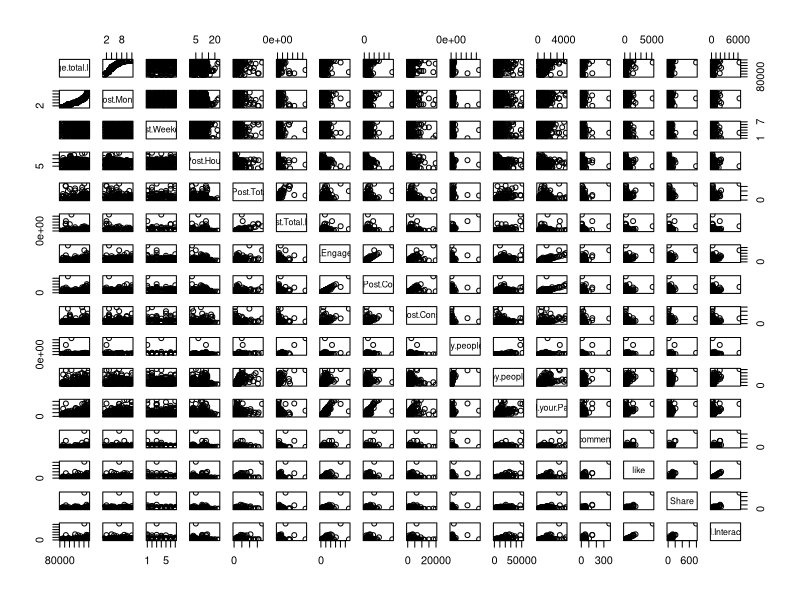
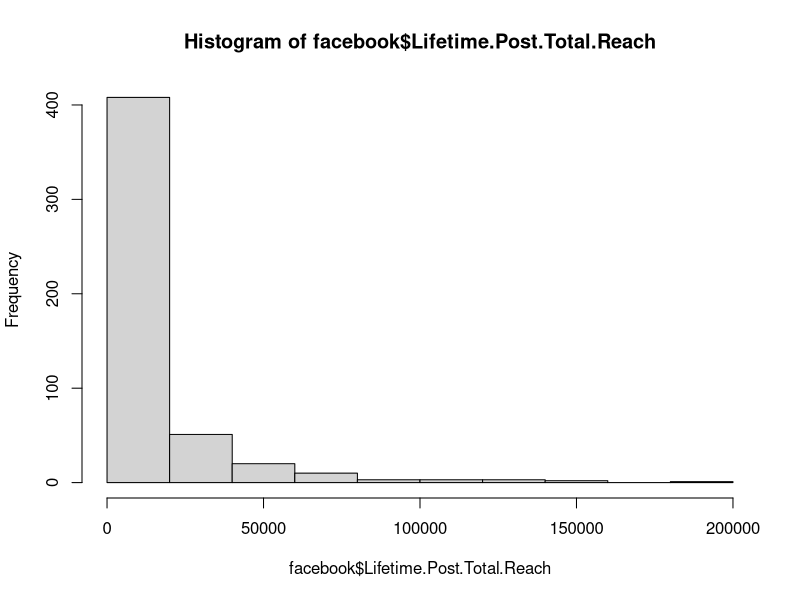
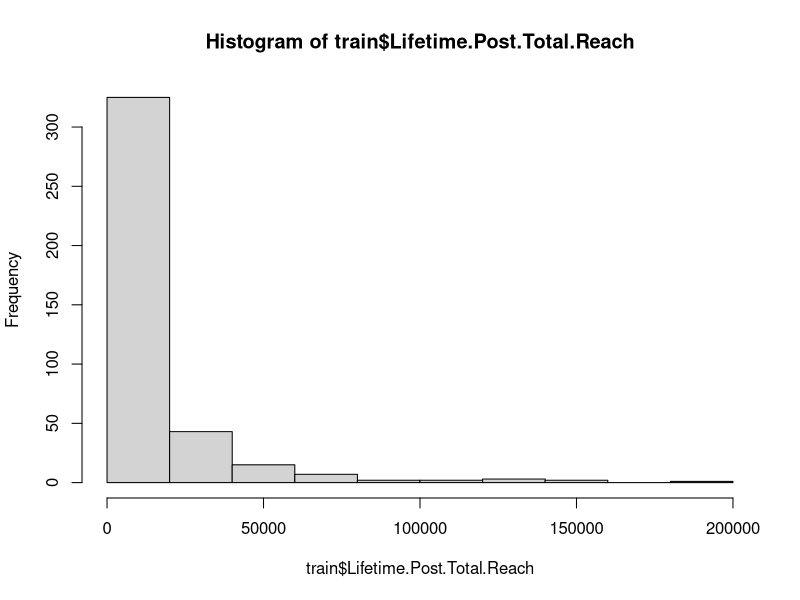
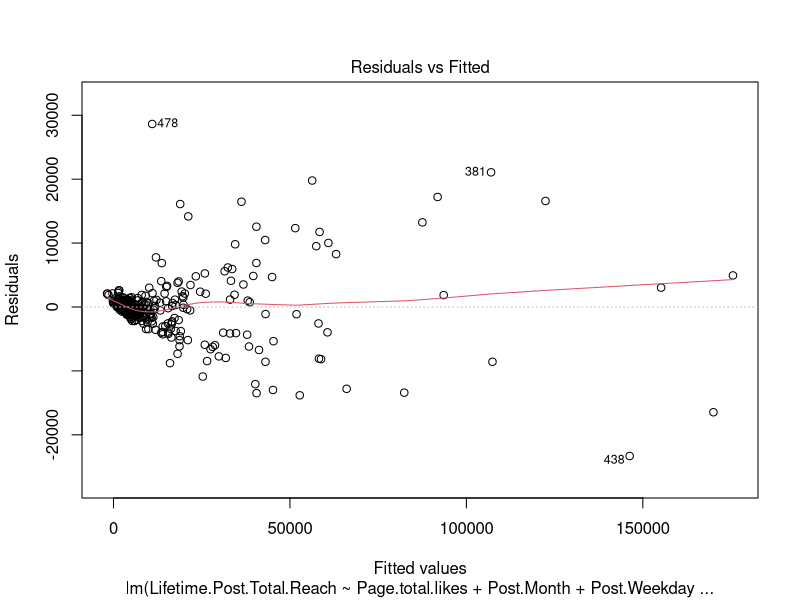
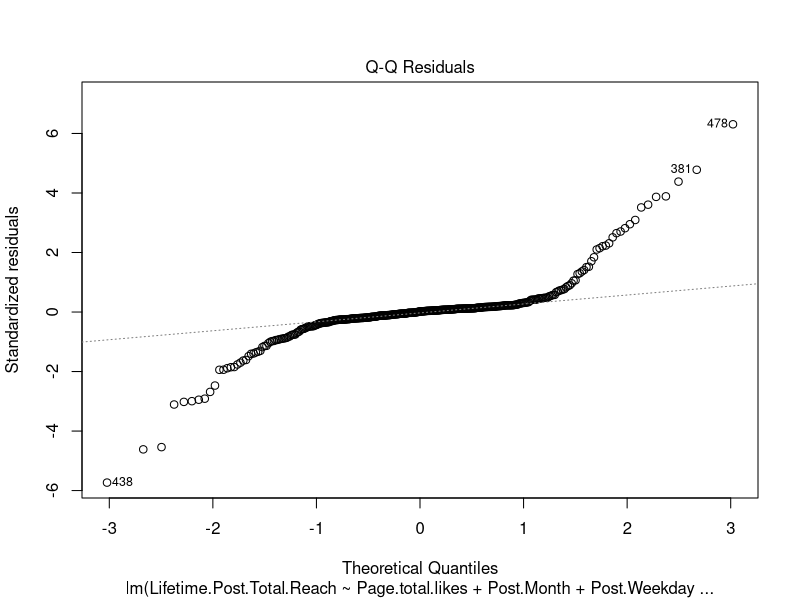
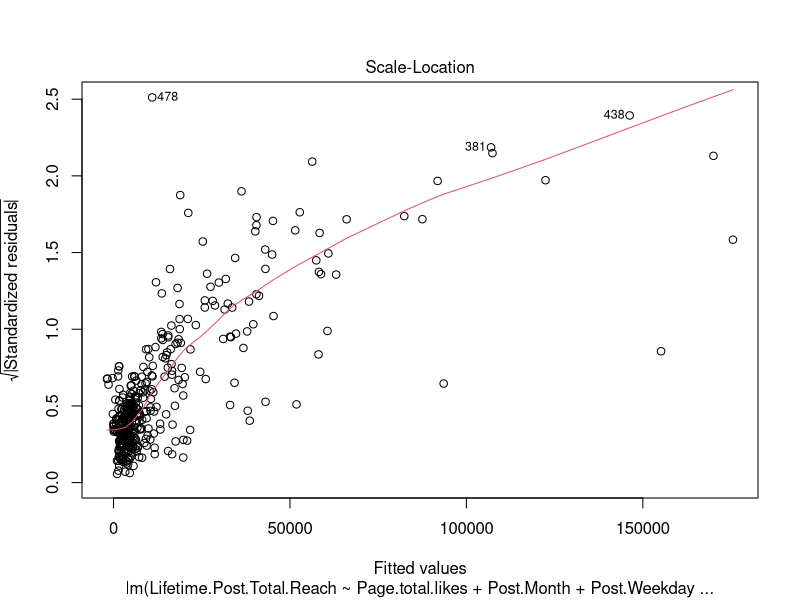
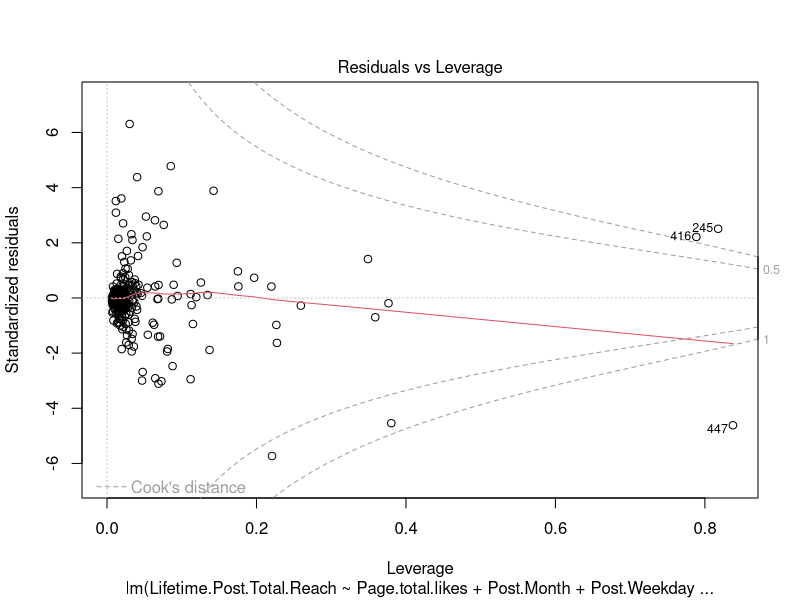
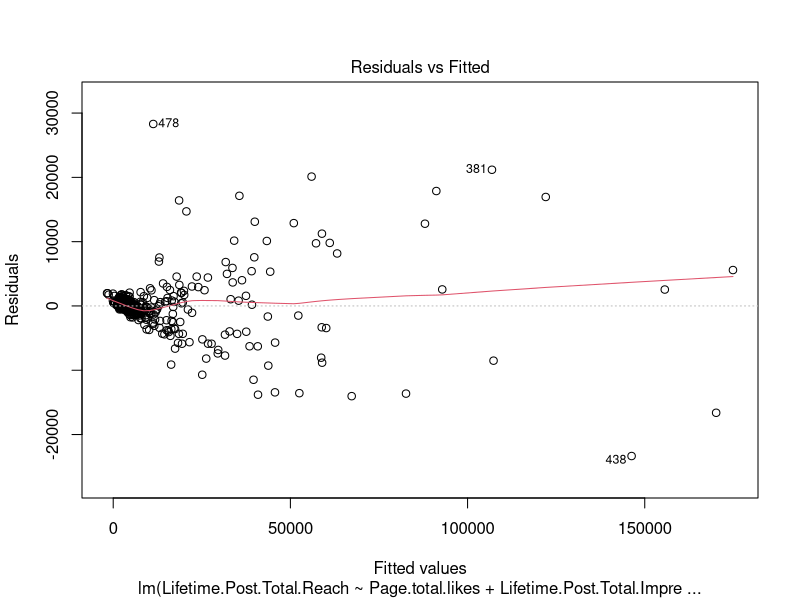

Generate these figures, in order, with R:
# R continuous Assessment by A00288617 
# Linear Regression (predicting the Lifetime.Post.Total.Reach)

# Data Processing

# install.packages("caTools")
library(caTools)
# install.packages("ggplot2")
library(ggplot2)

# Reading data from csv file
facebook = read.csv("data/dataset_Facebook.csv")
facebook

# get the summary of the data set
summary(facebook)


# Correlation of Variables in facebook
cor(facebook$Lifetime.Post.Total.Reach,facebook$Paid) # N/A
cor(facebook$Lifetime.Post.Total.Reach, facebook$Page.total.likes) # -0.08050363
cor(facebook$Lifetime.Post.Total.Reach, facebook$Post.Month) # -0.1005938
cor(facebook$Lifetime.Post.Total.Reach, facebook$Post.Weekday)
cor(facebook$Lifetime.Post.Total.Reach, facebook$Post.Hour) # 0.004084784
cor(facebook$Lifetime.Post.Total.Reach, facebook$Lifetime.Post.Total.Impressions) # 0.6949889
cor(facebook$Lifetime.Post.Total.Reach, facebook$Lifetime.Engaged.Users) # 0.5707588
cor(facebook$Lifetime.Post.Total.Reach, facebook$Lifetime.Post.Consumers) # 0.4780405
cor(facebook$Lifetime.Post.Total.Reach, facebook$Lifetime.Post.Consumptions) # 0.3245533
cor(facebook$Lifetime.Post.Total.Reach, facebook$Lifetime.Post.Impressions.by.people.who.have.liked.your.Page) # 0.3223649
cor(facebook$Lifetime.Post.Total.Reach, facebook$Lifetime.Post.reach.by.people.who.like.your.Page) # 0.7431629
cor(facebook$Lifetime.Post.Total.Reach, facebook$Lifetime.People.who.have.liked.your.Page.and.engaged.with.your.post) # 0.4010003
cor(facebook$Lifetime.Post.Total.Reach, facebook$comment) # 0.427325
cor(facebook$Lifetime.Post.Total.Reach, facebook$like) # N/A
cor(facebook$Lifetime.Post.Total.Reach, facebook$Share) # N/A
cor(facebook$Lifetime.Post.Total.Reach, facebook$Total.Interactions) # 0.5386761


# Removing some variables from the train data set that are not necessary
facebook$Paid = NULL # Has no correlation to the dependent variable
facebook$Type = NULL # factor Type variable
facebook$Category = NULL # Factor type variable

# checking the scatterplot
pairs(facebook)
hist(facebook$Lifetime.Post.Total.Reach)
# set the seed
set.seed(50)

# Divide the data set into training and test data

# setting the sample
face_sample = sample(1: nrow(facebook), size=0.8*nrow(facebook))
train = data.frame(facebook[face_sample,]) 
test = data.frame(facebook[-face_sample,])

# Getting the History and the summary of the training data set
hist(train$Lifetime.Post.Total.Reach)
summary(train)


# Fitting the model

# model-1:
model1 = lm(Lifetime.Post.Total.Reach ~ Page.total.likes + Post.Month + Post.Weekday + Post.Hour+ Lifetime.Post.Total.Impressions + Lifetime.Engaged.Users + Lifetime.Post.Consumers 
            + Lifetime.Post.Consumptions + Lifetime.Post.Impressions.by.people.who.have.liked.your.Page 
            + Lifetime.Post.reach.by.people.who.like.your.Page 
            + Lifetime.People.who.have.liked.your.Page.and.engaged.with.your.post + comment + like + Share 
            + Total.Interactions, data = train)
# Multiple R-squared:  0.963,	Adjusted R-squared:  0.9617 
summary(model1)
# Plotting Model1
plot(model1)

# Model-2:  # after checking the p values
# Removing Post.Weekday and Post.Hour and Total.Interactions

model2 = lm(Lifetime.Post.Total.Reach ~ Page.total.likes + Lifetime.Post.Total.Impressions + Lifetime.Engaged.Users + Lifetime.Post.Consumers 
            + Lifetime.Post.Consumptions + Lifetime.Post.Impressions.by.people.who.have.liked.your.Page 
            + Lifetime.Post.reach.by.people.who.like.your.Page 
            + Lifetime.People.who.have.liked.your.Page.and.engaged.with.your.post + comment + like + Share 
            , data = train)
# Multiple R-squared:  0.9626,	Adjusted R-squared:  0.9615
summary(model2)
plot(model2)

# Model-3: after checking the p values
# Removing Post.consumers and Post.Consumptions

model3 = lm(Lifetime.Post.Total.Reach ~ Page.total.likes + Lifetime.Post.Total.Impressions + Lifetime.Engaged.Users  
            + Lifetime.Post.Impressions.by.people.who.have.liked.your.Page 
            + Lifetime.Post.reach.by.people.who.like.your.Page 
            + Lifetime.People.who.have.liked.your.Page.and.engaged.with.your.post + comment + like + Share 
            , data = train)
summary(model3)
# Multiple R-squared:  0.9624,	Adjusted R-squared:  0.9615 
plot(model3)

# Model-4 
# Creating a model with the most significant Variables
model4 = lm(Lifetime.Post.Total.Reach ~ Page.total.likes + Post.Month + Lifetime.Post.Impressions.by.people.who.have.liked.your.Page 
            + Lifetime.Post.reach.by.people.who.like.your.Page 
            + Lifetime.People.who.have.liked.your.Page.and.engaged.with.your.post+ comment + like + Share, data = train)

summary(model4) # Multiple R-squared:  0.5687,	Adjusted R-squared:  0.5654 

# RESULT - MODEL 3 IS BETTER THAN THE OTHER MODELS

# Prediction of values using the model 1 

# Prediction Using Model 3 
predict(model3, test, interval = "confidence")
predict(model3, test, interval = "predict")
predict(model3,test)


# Plotting the predicted values for the train data set using the linear model
ggplot() + geom_point(aes(x = test$Page.total.likes + test$Post.Month + test$Post.Weekday + test$Post.Hour+ test$Lifetime.Post.Total.Impressions + test$Lifetime.Engaged.Users + test$Lifetime.Post.Consumers 
                          + test$Lifetime.Post.Consumptions + test$Lifetime.Post.Impressions.by.people.who.have.liked.your.Page
                          + test$Lifetime.Post.reach.by.people.who.like.your.Page 
                          + test$Lifetime.People.who.have.liked.your.Page.and.engaged.with.your.post + test$comment + test$like + test$Share 
                          + test$Total.Interactions , y = test$Lifetime.Post.Total.Reach), colour = 'red') + geom_line(aes(x = test$Page.total.likes + test$Post.Month + test$Post.Weekday + test$Post.Hour+ test$Lifetime.Post.Total.Impressions + test$Lifetime.Engaged.Users + test$Lifetime.Post.Consumers 
                                                                                                                             + test$Lifetime.Post.Consumptions + test$Lifetime.Post.Impressions.by.people.who.have.liked.your.Page 
                                                                                                                             + test$Lifetime.Post.reach.by.people.who.like.your.Page 
                                                                                                                             + test$Lifetime.People.who.have.liked.your.Page.and.engaged.with.your.post + test$comment + test$like + test$Share 

                                                                                                                             + test$Total.Interactions,  y = predict(model3, newdata = test)), colour = 'blue') + ggtitle('Lifetime.Post.Total.Reach vs  Model1 on Test Data Set (Linear Regression)') + xlab('Model 1 Training data') + ylab('Lifetime.Post.Total.Reach')

# POLYNOMIAL REGRESSIION


data(facebook)
pairs(facebook)


# Looking at the best model using linear regression
summary(model1) # Multiple R-squared:  0.963,	Adjusted R-squared:  0.9617

# Creating a model with values that are likely to have polynomial relations with the dependent variable using the scatter plot
# Model 1 (with degree = 2) and using the train data set
prmodel1 = lm(Lifetime.Post.Total.Reach ~ polym(Page.total.likes , Post.Hour , Lifetime.Post.Total.Impressions 
                                                , Lifetime.Engaged.Users , Lifetime.Post.Consumers , Lifetime.Post.Consumptions 
                                                , Lifetime.Post.reach.by.people.who.like.your.Page 
                                                , Lifetime.People.who.have.liked.your.Page.and.engaged.with.your.post , like
                                                , degree = 2, raw = T), data = train)
summary(prmodel1) # Multiple R-squared:  0.9632,	Adjusted R-squared:  0.9577 # No Improvement on model1

#Model 2 (with degree = 3) and using the train data set
prmodel2 = lm(Lifetime.Post.Total.Reach ~ polym(Page.total.likes , Post.Hour , Lifetime.Post.Total.Impressions 
                                                , Lifetime.Engaged.Users , Lifetime.Post.Consumers , Lifetime.Post.Consumptions 
                                                , Lifetime.Post.reach.by.people.who.like.your.Page 
                                                , Lifetime.People.who.have.liked.your.Page.and.engaged.with.your.post , like
                                                , degree = 3, raw = T), data = train)
summary(prmodel2) # Multiple R-squared:  0.9998,	Adjusted R-squared:  0.9996  # Big improvement on model1

# Model 3 (with degree = 4) and using the full data set
prmodel3 = lm(Lifetime.Post.Total.Reach ~ polym(Page.total.likes , Post.Hour , Lifetime.Post.Total.Impressions 
                                                , Lifetime.Engaged.Users , Lifetime.Post.Consumers , Lifetime.Post.Consumptions 
                                                , Lifetime.Post.reach.by.people.who.like.your.Page 
                                                , Lifetime.People.who.have.liked.your.Page.and.engaged.with.your.post , like
                                                , degree = 4, raw = T), data = facebook)
summary(prmodel3) # Multiple R-squared:      1,	Adjusted R-squared:      1  # Model is seen to have a perfect fit

# model 3.1 (with degree 4) and using the train data set
prmodel3.1 = lm(Lifetime.Post.Total.Reach ~ polym(Page.total.likes , Post.Hour , Lifetime.Post.Total.Impressions 
                                                , Lifetime.Engaged.Users , Lifetime.Post.Consumers , Lifetime.Post.Consumptions 
                                                , Lifetime.Post.reach.by.people.who.like.your.Page 
                                                , Lifetime.People.who.have.liked.your.Page.and.engaged.with.your.post , like
                                                , degree = 4, raw = T), data = train)
# therefore, polynomial regression is better at predicting the Lifetime Post Total Reach than linear regression
#plot(prmodel3)
#
# Prediction Using prmodel 3, 3.1 and 2 
predict(prmodel3, test, interval = "confidence")
predict(prmodel3, test, interval = "predict")
predict(prmodel3,test) # far off/ wrong values
predict(prmodel3.1, test) # perfect values
predict(prmodel2, test) # reasonable values

# Plotting the predicted values for the data set using the polynomial model
ggplot() + geom_point(aes(x = test$Page.total.likes + test$Post.Hour + test$Lifetime.Post.Total.Impressions 
                          + test$Lifetime.Engaged.Users + test$Lifetime.Post.Consumers + test$Lifetime.Post.Consumptions 
                          + test$Lifetime.Post.reach.by.people.who.like.your.Page 
                          + test$Lifetime.People.who.have.liked.your.Page.and.engaged.with.your.post 
                          + test$like, y = test$Lifetime.Post.Total.Reach), colour = 'red') + geom_line(aes(x = test$Page.total.likes + test$Post.Hour 
                                                                                                                                               + test$Lifetime.Post.Total.Impressions + test$Lifetime.Engaged.Users + test$Lifetime.Post.Consumers + test$Lifetime.Post.Consumptions 
                                                                                                                                               + test$Lifetime.Post.reach.by.people.who.like.your.Page 
                                                                                                                                               + test$Lifetime.People.who.have.liked.your.Page.and.engaged.with.your.post + test$like,  y = predict(prmodel2, newdata = test)), colour = 'blue') + ggtitle('Lifetime.Post.Total.Reach vs  prModel2on Test Data set Polynomial Regression') + xlab('prmodel2 data') + ylab('Lifetime.Post.Total.Reach')
